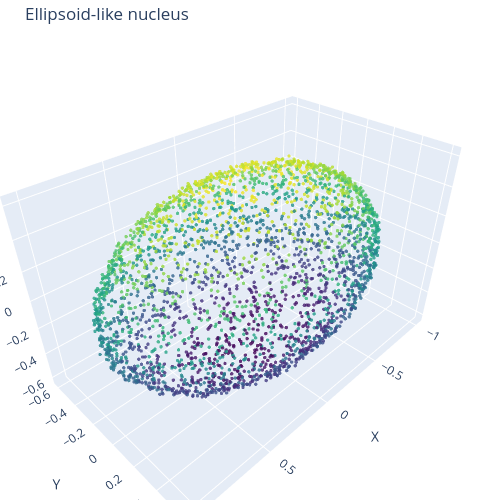

The code cell stored with this chart in its notebook:
### Code cell
ellipsoid = sample_ellipsoid_point_cloud(n=3000, axes=(1, 0.6, 0.6), noise=0.01, random_state=2)
plot_point_cloud(ellipsoid, title="Ellipsoid-like nucleus")

### Figure 1 — Plotly figure (JSON) as saved in the notebook; plotly's stock layout.template omitted (floating-point values rounded to 4 significant figures; data arrays with more than 128 entries replaced by an {"elided": "..."} marker saying what was removed)
{"data": [{"marker": {"color": {"elided": "3000 float values"}, "colorscale": [[0, "#440154"], [0.1111, "#482878"], [0.2222, "#3e4989"], [0.3333, "#31688e"], [0.4444, "#26828e"], [0.5556, "#1f9e89"], [0.6667, "#35b779"], [0.7778, "#6ece58"], [0.8889, "#b5de2b"], [1, "#fde725"]], "opacity": 0.8, "size": 2}, "mode": "markers", "type": "scatter3d", "x": {"elided": "3000 float values"}, "y": {"elided": "3000 float values"}, "z": {"elided": "3000 float values"}}], "layout": {"height": 500, "margin": {"b": 0, "l": 0, "r": 0, "t": 40}, "scene": {"aspectmode": "data", "xaxis": {"title": {"text": "X"}}, "yaxis": {"title": {"text": "Y"}}, "zaxis": {"title": {"text": "Z"}}}, "title": {"text": "Ellipsoid-like nucleus"}, "width": 500}}
